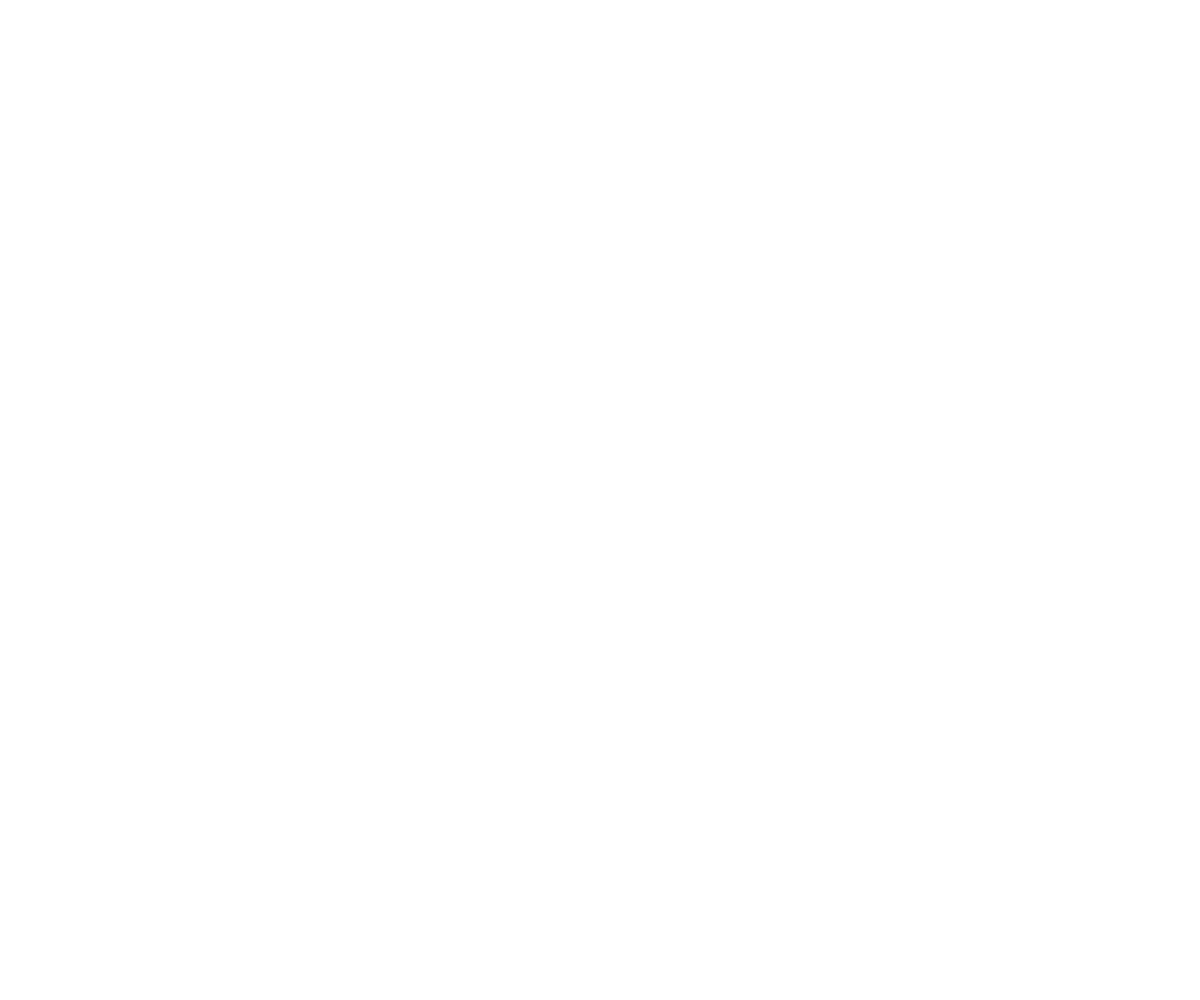
Frame 1 (no input)
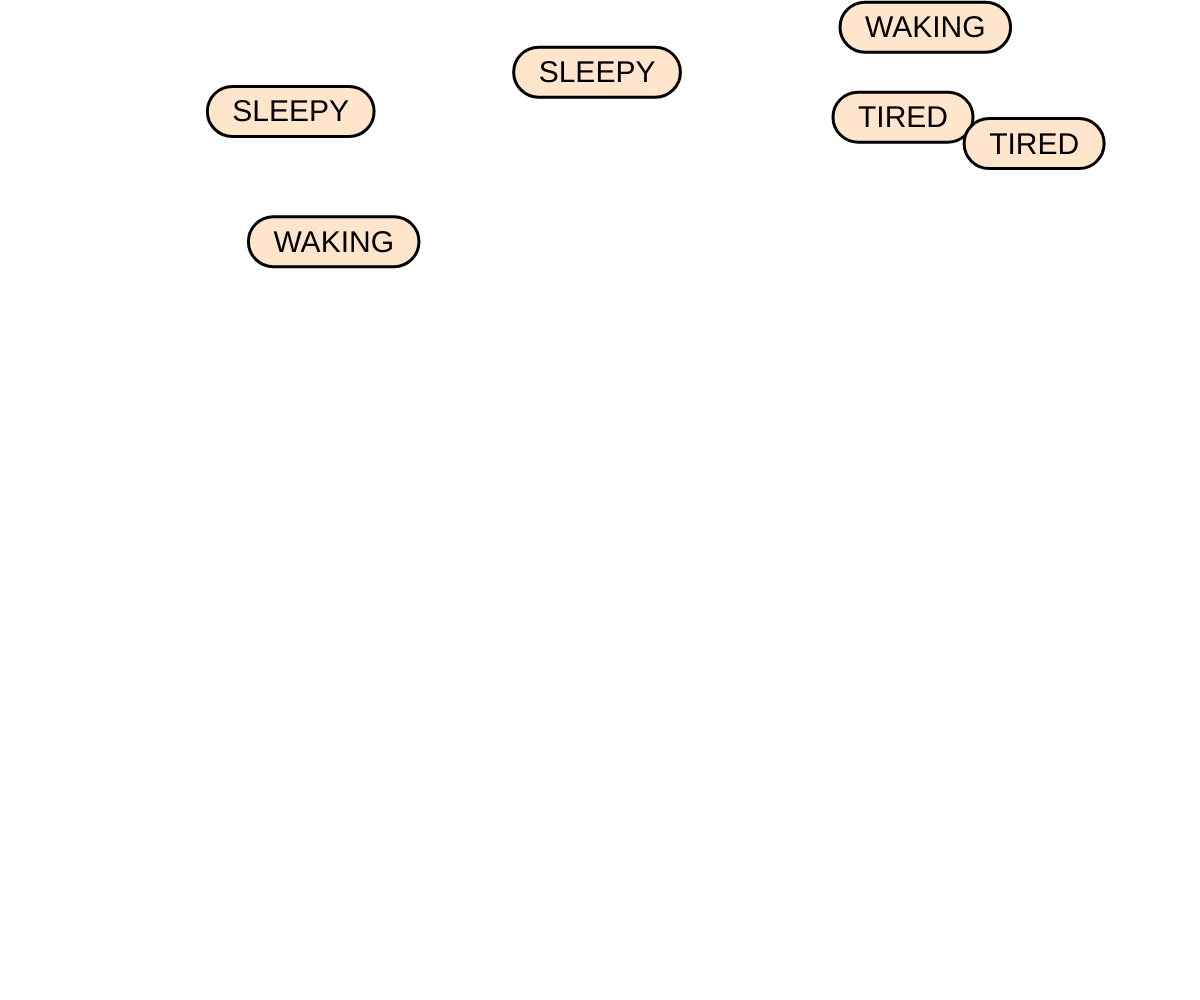
Frame 60 (no input)
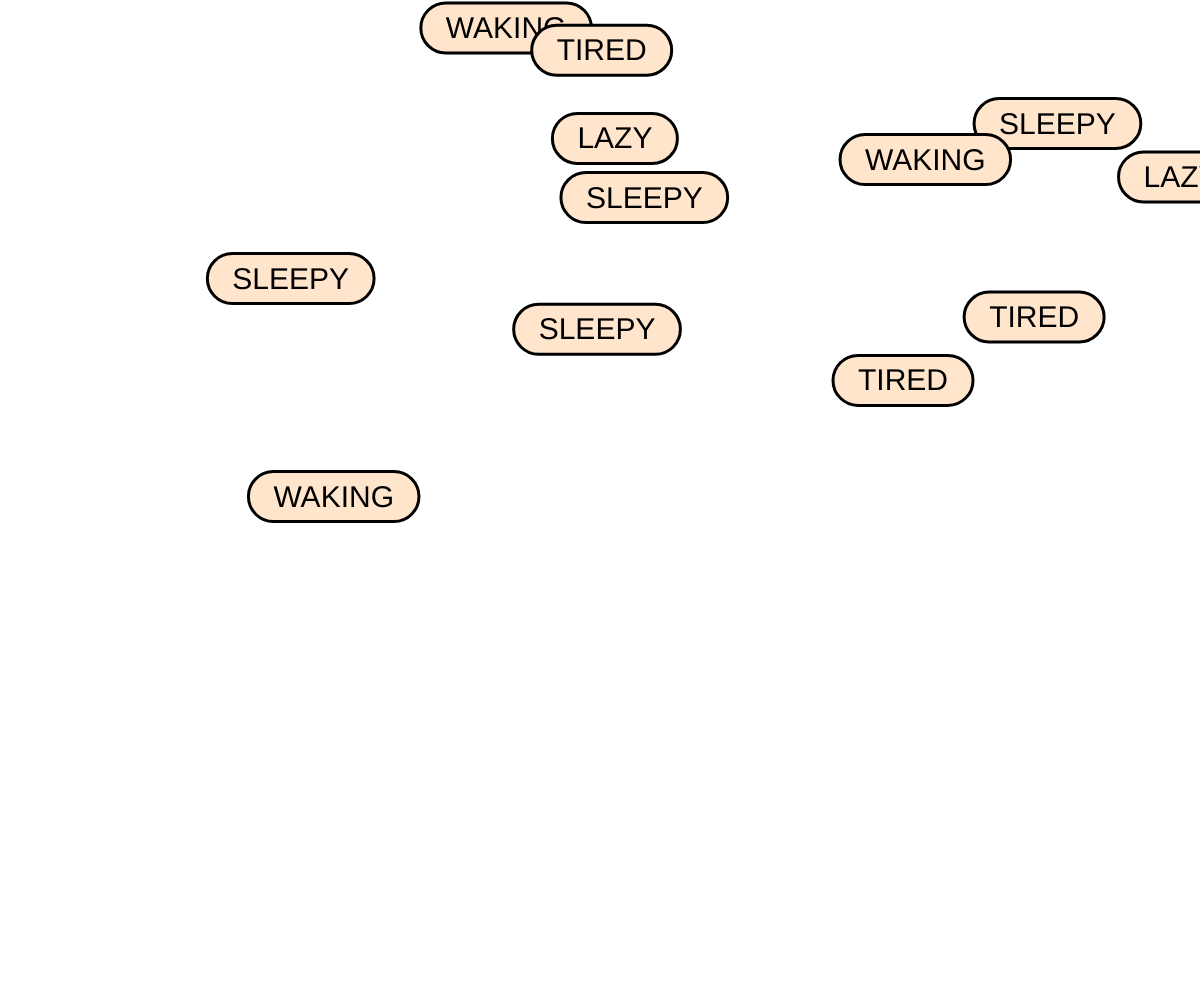
Frame 120 (the mouse pressed at the canvas centre since frame 60)

The p5.js sketch that drew these frames (run headless with seeded random() and noise() and a simulated clock; from frame 60 on, the mouse is pressed at the canvas centre):

// p5.js sketch
// ── sketch.js
// sketch.js - purpose and description here
// Author: Connor Lynch
// Date:2/19/2024

// Here is how you might set up an OOP p5.js project
// Note that p5.js looks for a file called sketch.js

// Constants - User-servicable parts
// In a longer project I like to put these in a separate file
let words = [];
let wordSets;
let currentSetIndex = 0;
let lastChangeTime = 0;
const changeInterval = 10000; // 10 seconds in milliseconds
let setColors;

function setup() {
  createCanvas(windowWidth, windowHeight);
  background(255);
  frameRate(30);

  // Define the colors for each set of words
  setColors = [
    color(255, 229, 204), // Morning: Light Orange
    color(255, 255, 204), // Afternoon: Light Yellow
    color(204, 229, 255), // Evening: Light Blue
    color(224, 176, 255), // Night: Mauve (purpleish)
    color(224, 224, 224)  // Sleep: Light Gray
  ];

  // Define the sets of words for different times of day
  wordSets = [
    ["SLEEPY", "TIRED", "WAKING", "LAZY"],
    ["HUNGRY", "ANXIOUS", "RELUCTANT", "IRRITATED"],
    ["STUDY", "WORK", "TRAIN", "DRAINED"],
    ["TIRED", "STRESSED", "OVERWHELMED", "HUNGRY", "OPTIMISTIC"],
    ["SLEEP"]
  ];

  // Record the initial time
  lastChangeTime = millis();
}

function draw() {
  background(255);
  strokeWeight(3);
  
  // Check the time and update the current set of words if necessary
  if (millis() - lastChangeTime > changeInterval) {
    currentSetIndex = (currentSetIndex + 1) % wordSets.length;
    lastChangeTime = millis();
  }

  // Add a new word at a random x position at the top of the canvas
  if (frameCount % 10 == 0) { // This controls the rate of new words appearing
    let newWord = new Word(random(wordSets[currentSetIndex]), random(windowWidth), 0, setColors[currentSetIndex]);
    words.push(newWord);
  }
  
  // Update and display words
  for (let i = words.length - 1; i >= 0; i--) {
    words[i].update();
    words[i].display();
    
    // Remove the word if it's off the bottom of the canvas
    if (words[i].y > windowHeight) {
      words.splice(i, 1);
    }
  }
}

// Word class
class Word {
  constructor(text, x, y, color) {
    this.text = text;
    this.x = x;
    this.y = y;
    this.textSize = 30;
    this.speed = random(2, 5); // Random speed for falling effect
    this.color = color; // Set the background color based on the word set
  }
  
  update() {
    this.y += this.speed; // Move the word down
  }
  
  display() {
    let w = textWidth(this.text) + 50;
    fill(this.color);
    rect(this.x, this.y, w, 50, 50);
    textSize(this.textSize);
    fill(0); // Text color is black for contrast
    text(this.text, this.x + 25, this.y + 35);
  }
}
